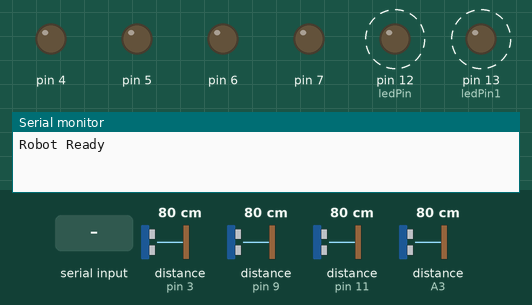
Simulated run of this sketch. Board: Arduino Uno, built with avr-gcc and run on an emulated ATmega328P. On the bench: output pins drawn as LEDs (lit = HIGH), the last lines printed to the serial monitor. Dashed ring = blinking. The test bench sets the inputs (shaded band); at power-on: distance to the obstacle (sensors on pin 3, pin 9, pin 11, A3) 80 cm. The echo pulse lasts 58.3 µs per cm.

Above: at 3.0 s.
3.3 s: distance to the obstacle (sensor on pin 3) set to 22 cm
6.3 s: distance to the obstacle (sensor on pin 3) set to 18 cm
At 7.5 s:
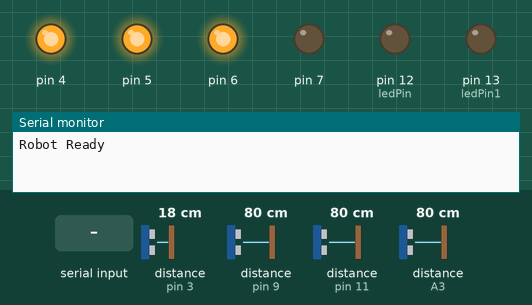
7.8 s: distance to the obstacle (sensor on pin 3) set to 35 cm
At 8.2 s:
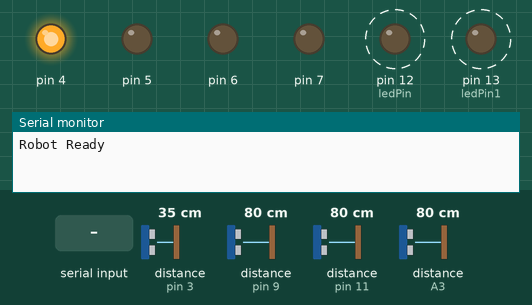
10.8 s: "w" received over Serial
At 13.0 s:
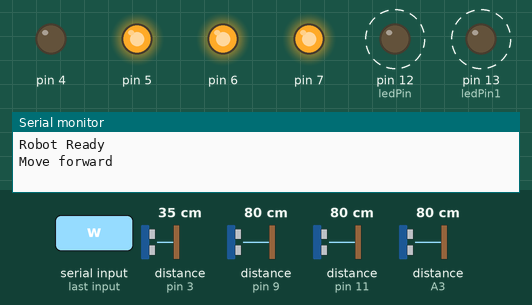
13.8 s: distance to the obstacle (sensor on pin 9) set to 2 cm
At 15.0 s:
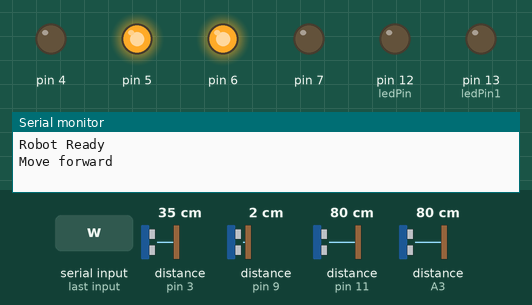
15.3 s: distance to the obstacle (sensor on pin 9) set to 18 cm
16.8 s: distance to the obstacle (sensor on pin 9) set to 22 cm
At 17.3 s:
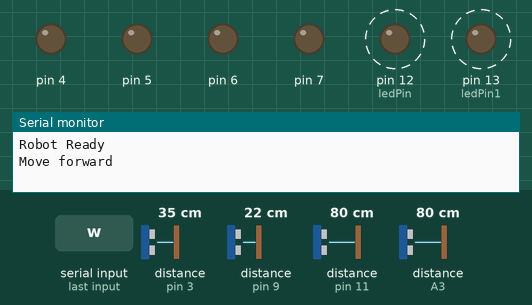
Timing chart, 0 to 20.8 s (numbered marks = the images above; inputs shaded):
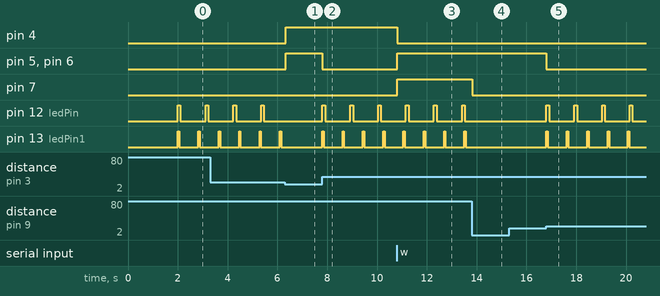

Measured:
- the behaviour switches between 21 and 20 cm on distance to the obstacle (sensor on pin 3) (found by bisection; images 0 and 1)
- the behaviour switches between 20 and 21 cm on distance to the obstacle (sensor on pin 9) (found by bisection; images 4 and 5)
- after the input at 6.3 s, pin 4–6: LOW → HIGH at once; pin 12 (ledPin), pin 13 (ledPin1): stops changing and stays LOW
- after the input at 7.8 s, pin 5, pin 6: HIGH → LOW at once; pin 12 (ledPin): alternates HIGH for 0.11 s and LOW for 1.0 s, starting at once; pin 13 (ledPin1): alternates HIGH for 0.06 s and LOW for 0.76 s, starting at once
- after the input at 10.8 s, pin 4: HIGH → LOW at once; pin 5–7: LOW → HIGH at once
- after the input at 13.8 s, pin 7: HIGH → LOW at once; pin 12 (ledPin): stays LOW (without the input it goes to HIGH after 0.72 s); pin 13 (ledPin1): stops changing and stays LOW
- after the input at 15.3 s, every drawn part: stays the same
- after the input at 16.8 s, pin 5, pin 6: HIGH → LOW at once; pin 12 (ledPin): alternates HIGH for 0.11 s and LOW for 1.0 s, starting at once; pin 13 (ledPin1): alternates HIGH for 0.06 s and LOW for 0.76 s, starting at once
- by itself, pin 12 (ledPin): alternates HIGH for 0.11 s and LOW for 1.0 s

The sketch:

Robot.ino
```cpp
#include <Actuator.h>
#include <BlinkLED.h>
#include <DistanceSensor.h>

#define trigPin 2
#define echoPin 3
#define enL 5
#define enR 6
#define dirL 4
#define dirR 7
#define trigPinL 8
#define echoPinL 9
#define trigPinR 10
#define echoPinR 11
#define trigPinB A2
#define echoPinB A3
#define ledPin 12
#define ledPin1 13

Actuator motors(enL, enR, dirL, dirR);
BlinkLED led(ledPin, 100, 1000);
BlinkLED led1(ledPin1, 50, 750);
DistanceSensor sensor(trigPin, echoPin);
DistanceSensor sensorL(trigPinL, echoPinL);
DistanceSensor sensorR(trigPinR, echoPinR);
DistanceSensor sensorB(trigPinB, echoPinB);

int distance;
int distanceL;
int distanceR;
int distanceB;
char command = '\0';

void setup() {
  Serial.begin(38400);
  delay(2000);
  Serial.println("Robot Ready");
}

void loop() {
  led.doBlink();
  led1.doBlink();
  if (Serial.available() > 0) {
    command = Serial.read();
    switch (command) {
      case 'w':
      case 'W':
        Serial.println("Move forward");
        motors.forward();
        command = '\0';
        break;
      case 's':
      case 'S':
        Serial.println("Move backward");
        motors.reverse();
        command = '\0';
        break;
      case 'a':
      case 'A':
        Serial.println("Turn left");
        motors.left();
        command = '\0';
        break;
      case 'd':
      case 'D':
        Serial.println("Turn right");
        motors.right();
        command = '\0';
        break;
      case 'q':
        Serial.println("Stop");
        motors.stop();
        command = '\0';
        break;
      default:
        break;
    }
  }

  distance = sensor.getDistance();
  distanceL = sensorL.getDistance();
  distanceR = sensorR.getDistance();
  distanceB = sensorB.getDistance();

  if (distance <= 20) {
    while (true) {
      motors.reverse();
      distance = sensor.getDistance();
      if (distance > 20) {
        motors.stop();
        return false;
      }
    }
  }
  if (distanceL <= 20) {
    while (true) {
      motors.right();
      distanceL = sensorL.getDistance();
      if (distanceL > 20) {
        motors.stop();
        return false;
      }
    }
  }
  if (distanceR <= 20) {
    while (true) {
      motors.left();
      distanceR = sensorR.getDistance();
      if (distanceR > 20) {
        motors.stop();
        return false;
      }
    }
  }
if (distanceB <= 20) {
    while (true) {
      motors.stop();
      delay(250);
      motors.right();
      delay(500);
      distanceB = sensorB.getDistance();
      if (distanceB > 20) {
        motors.stop();
        return false;
      }
    }
  }
//  else if (distance <= 20 && distanceL <= 20 && distanceR <= 20) {
//    while (true) {
//      motors.reverse();
//      distance = sensor.getDistance();
//      distanceL = sensorL.getDistance();
//      distanceR = sensorR.getDistance();
//      if (distance > 20 && distanceL > 20 && distanceR > 20) {
//        motors.stop();
//        return false;
//      }
//    }
//  }
}
```
